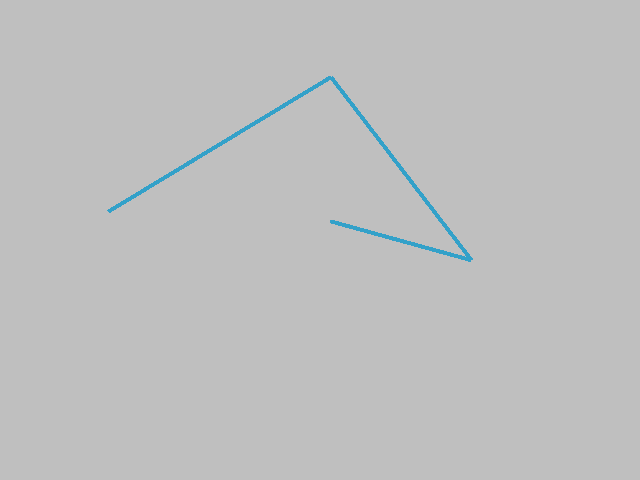

Write Python code to recreate this figure.
#!/usr/bin/env python

# Connect several points with line segments using vtkLine cells.

# Factory overrides: importing these modules registers the OpenGL rendering
# and interaction style implementations for vtkRenderingCore factory classes.
import vtkmodules.vtkInteractionStyle  # noqa: F401
import vtkmodules.vtkRenderingOpenGL2  # noqa: F401
# VTK pipeline classes used in this example
from vtkmodules.vtkCommonCore import vtkPoints
from vtkmodules.vtkCommonDataModel import (
    vtkCellArray,
    vtkLine,
    vtkPolyData,
)
from vtkmodules.vtkRenderingCore import (
    vtkActor,
    vtkPolyDataMapper,
    vtkRenderWindow,
    vtkRenderWindowInteractor,
    vtkRenderer,
)

# Colors (normalized RGB)
peacock_rgb = (0.2, 0.631, 0.788)
silver_background_rgb = (0.75, 0.75, 0.75)

# Data: five points forming a path
points = vtkPoints()
points.InsertNextPoint(0.0, 0.0, 0.0)
points.InsertNextPoint(1.0, 0.0, 0.0)
points.InsertNextPoint(0.0, 1.0, 0.0)
points.InsertNextPoint(0.0, 1.0, 2.0)
points.InsertNextPoint(1.0, 2.0, 3.0)

# Cells: three line segments connecting consecutive points
lines = vtkCellArray()

line0 = vtkLine()
line0.GetPointIds().SetId(0, 0)
line0.GetPointIds().SetId(1, 1)
lines.InsertNextCell(line0)

line1 = vtkLine()
line1.GetPointIds().SetId(0, 1)
line1.GetPointIds().SetId(1, 2)
lines.InsertNextCell(line1)

line2 = vtkLine()
line2.GetPointIds().SetId(0, 2)
line2.GetPointIds().SetId(1, 3)
lines.InsertNextCell(line2)

# Assemble the polydata
lines_poly_data = vtkPolyData()
lines_poly_data.SetPoints(points)
lines_poly_data.SetLines(lines)

# Mapper: map line polydata to graphics primitives
mapper = vtkPolyDataMapper()
mapper.SetInputData(lines_poly_data)

# Actor: set visual properties and color
actor = vtkActor()
actor.SetMapper(mapper)
actor.GetProperty().SetLineWidth(4)
actor.GetProperty().SetColor(peacock_rgb)

# Renderer
renderer = vtkRenderer()
renderer.AddActor(actor)
renderer.SetBackground(silver_background_rgb)

# Window
render_window = vtkRenderWindow()
render_window.AddRenderer(renderer)
render_window.SetWindowName("long line")
render_window.SetMultiSamples(0)
render_window.SetSize(640, 480)

# Interactor
render_window_interactor = vtkRenderWindowInteractor()
render_window_interactor.SetRenderWindow(render_window)

# Scene: configure the camera
renderer.ResetCamera()
renderer.GetActiveCamera().Azimuth(30)
renderer.GetActiveCamera().Elevation(30)
renderer.ResetCameraClippingRange()

render_window_interactor.Initialize()
render_window_interactor.Start()
